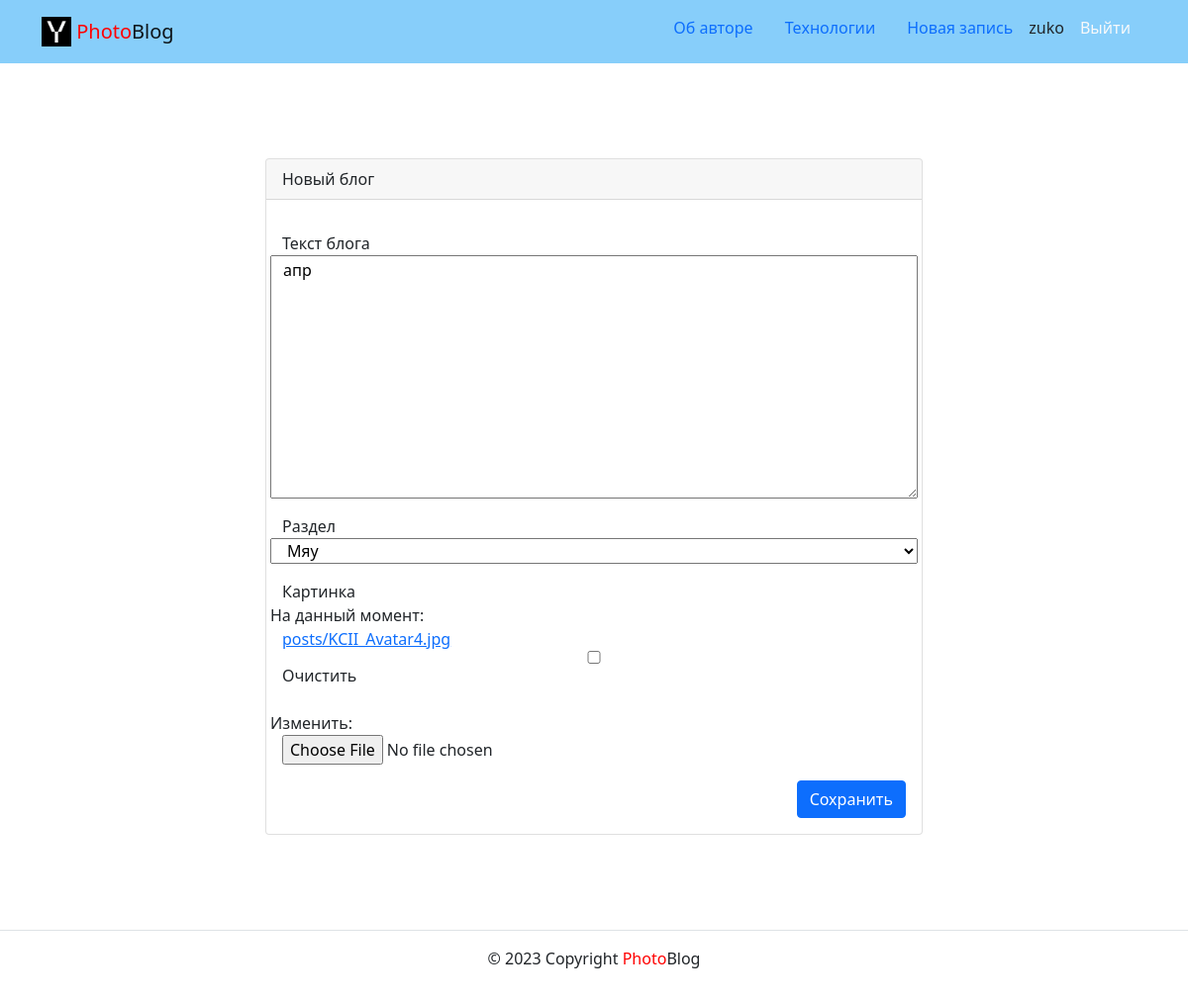
Page /posts/69/edit/ (signed in) on the earlier database version.
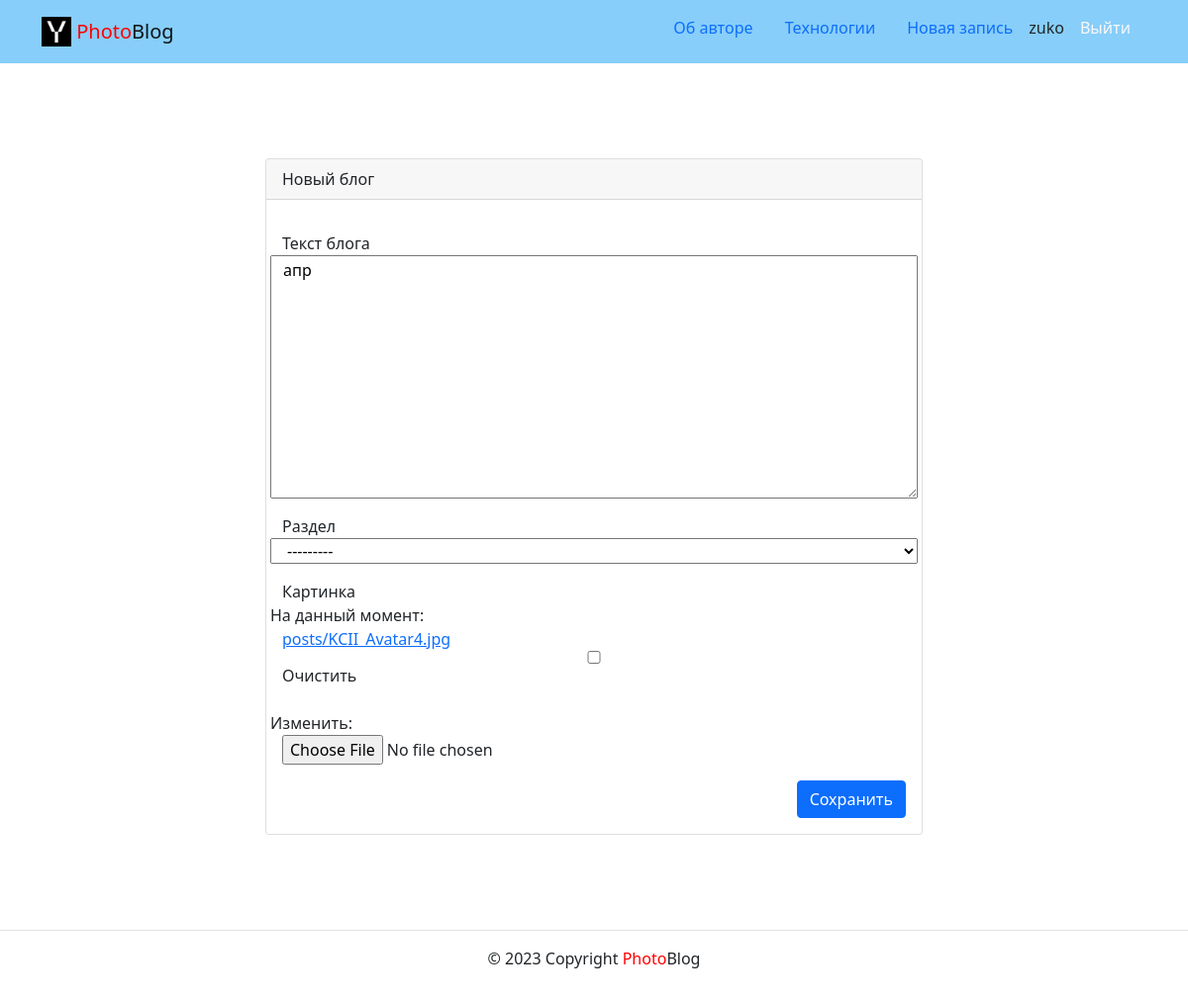
Same page on the later database version.
### posts/models.py (models this page shows, shortened)
class Post(models.Model):
    text = models.TextField('Текст поста',
                            help_text='Введите текст поста')
    pub_date = models.DateTimeField('Дата публикации', auto_now_add=True)
    TEN_ACTS = 10
    FIRST_POST = 1
    author = models.ForeignKey(User,
                               on_delete=models.CASCADE,
                               related_name='posts',
                               verbose_name='Автор')
    group = models.ForeignKey(Group, blank=True,
                              null=True,
                              on_delete=models.SET_NULL,
                              related_name='posts',
                              verbose_name='Группа',
                              help_text='Выберите группу')
    image = models.ImageField(
        'Картинка',
        upload_to='posts/',
        blank=True
    )
    class Meta:
        ordering = ('-pub_date',)
        verbose_name = 'Посты'
        verbose_name_plural = 'Посты'

### posts/views.py (the view)
# urls.py: path('posts/<int:post_id>/edit/', views.post_edit, name='update_post'),
@login_required
def post_edit(request, post_id):
    post = get_object_or_404(Post, id=post_id)
    author = post.author
    if author != request.user:
        return redirect('posts:post_detail', post_id)
    template = 'posts/create_post.html'
    form = PostForm(request.POST or None,
                    files=request.FILES or None,
                    instance=post)
    is_edit = True
    context = {
        'form': form,
        'is_edit': is_edit,
    }
    if form.is_valid():
        form.save()
        return redirect('posts:post_detail', post_id)
    return render(request, template, context)

### posts/forms.py (shortened to what this page needs)
class PostForm(forms.ModelForm):
    class Meta:
        model = Post
        fields = ('text', 'group', 'image')
        labels = {
            'text': 'Текст блога',
            'group': 'Раздел',
        }

### core/context_processors/year.py (called while the page is built)
def year(request):
    today_year = datetime.now().year
    return {
        'year': today_year
    }

### posts/models.py (called while the page is built)
    def __str__(self):
        return self.title

### templates/posts/create_post.html (shortened to what this page needs)
{% extends 'base.html' %}
{% block content %}
  <div class="container py-5">
    <div class="row justify-content-center">
      <div class="col-md-8 p-5">
        <div class="card">
          <div class="card-header">
            Новый блог
          </div>
          <div class="card-body">
            <form method="post" enctype="multipart/form-data">
              {% for field in form %}
                <div class="form-group row my-3">
                  <label for="{{ field.id_for_label }}">
                    {{ field.label }}
                  </label>
                  {{ field }}
                </div>
              {% endfor %}
              <div class="d-flex justify-content-end">
                <button type="submit" class="btn btn-primary">
                  {% if is_edit %}
                    Сохранить
                  {% else %}
                    Добавить
                  {% endif %}
                </button>
              </div>
            </form>
          </div>
        </div>
      </div>
    </div>
  </div>
{% endblock %}

Differences in the rows shown:
changed Post "апр": group "Мяу" → "---------"
